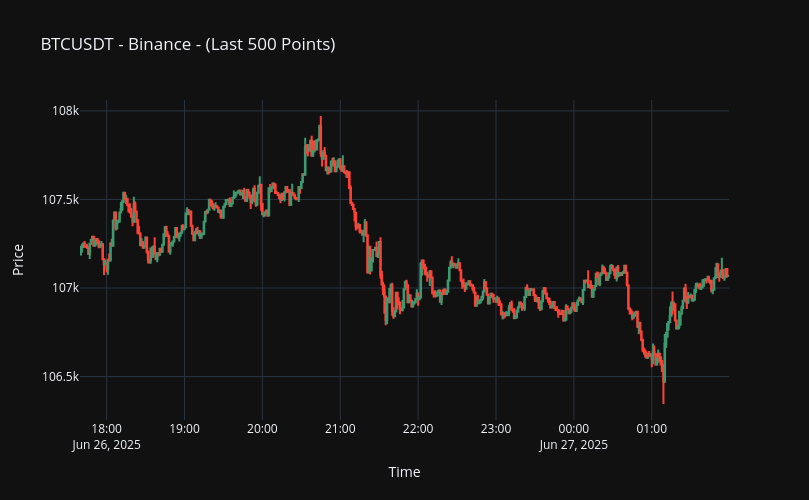

The cell this chart's notebook holds for it:
### Markdown cell above
### Visualization

### Code cell
reload_modules()

print("#-----------------------")
print(Fetcher.raw_data.columns)
print("#-----------------------")
print(Fetcher.raw_data.head())
print("#-----------------------")
print(Fetcher.raw_data.shape)
print("#-----------------------")

size = 500
df = Fetcher.raw_data.copy()[-size:]

# Create a candlestick chart using Plotly
fig = go.Figure(data=[
    go.Candlestick(
        x=df['time'],  # Using the timestamp index directly
        open=df['open'],
        high=df['high'],
        low=df['low'],
        close=df['close'],
        name="Candlesticks"
    )
])

# Customize layout
fig.update_layout(
    title=f"{symbol} - Binance - (Last {size} Points)",
    xaxis_title="Time",
    yaxis_title="Price",
    xaxis_rangeslider_visible=False,
    template="plotly_dark",
    height=500,
    width=int(500 * 1.618)
)

# Show the chart
fig.show()

### Figure 1 — Plotly figure (JSON) as saved in the notebook; plotly's stock layout.template omitted (floating-point values rounded to 4 significant figures; data arrays with more than 128 entries replaced by an {"elided": "..."} marker saying what was removed)
{"data": [{"close": {"elided": "500 float values"}, "high": {"elided": "500 float values"}, "low": {"elided": "500 float values"}, "name": "Candlesticks", "open": {"elided": "500 float values"}, "x": {"elided": "500 str values"}, "type": "candlestick"}], "layout": {"xaxis": {"rangeslider": {"visible": false}, "title": {"text": "Time"}}, "title": {"text": "BTCUSDT - Binance - (Last 500 Points)"}, "yaxis": {"title": {"text": "Price"}}, "height": 500, "width": 809}}
